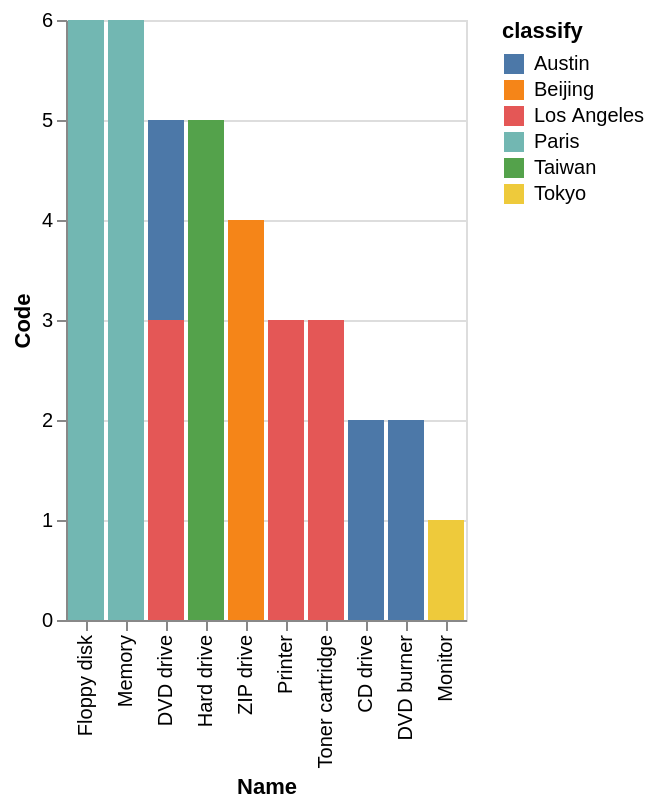

Describe this chart as a Vega-Lite specification.
### Vega-Lite specification from a JSON file in a GitHub repository (floating-point values rounded to 4 significant figures)
{"data": {"values": [{"x_data": "CD drive", "y_data": 2, "classify": "Austin"}, {"x_data": "DVD burner", "y_data": 2, "classify": "Austin"}, {"x_data": "DVD drive", "y_data": 2, "classify": "Austin"}, {"x_data": "Floppy disk", "y_data": 0, "classify": "Austin"}, {"x_data": "Hard drive", "y_data": 0, "classify": "Austin"}, {"x_data": "Memory", "y_data": 0, "classify": "Austin"}, {"x_data": "Monitor", "y_data": 0, "classify": "Austin"}, {"x_data": "Printer", "y_data": 0, "classify": "Austin"}, {"x_data": "Toner cartridge", "y_data": 0, "classify": "Austin"}, {"x_data": "ZIP drive", "y_data": 0, "classify": "Austin"}, {"x_data": "CD drive", "y_data": 0, "classify": "Beijing"}, {"x_data": "DVD burner", "y_data": 0, "classify": "Beijing"}, {"x_data": "DVD drive", "y_data": 0, "classify": "Beijing"}, {"x_data": "Floppy disk", "y_data": 0, "classify": "Beijing"}, {"x_data": "Hard drive", "y_data": 0, "classify": "Beijing"}, {"x_data": "Memory", "y_data": 0, "classify": "Beijing"}, {"x_data": "Monitor", "y_data": 0, "classify": "Beijing"}, {"x_data": "Printer", "y_data": 0, "classify": "Beijing"}, {"x_data": "Toner cartridge", "y_data": 0, "classify": "Beijing"}, {"x_data": "ZIP drive", "y_data": 4, "classify": "Beijing"}, {"x_data": "CD drive", "y_data": 0, "classify": "Los Angeles"}, {"x_data": "DVD burner", "y_data": 0, "classify": "Los Angeles"}, {"x_data": "DVD drive", "y_data": 3, "classify": "Los Angeles"}, {"x_data": "Floppy disk", "y_data": 0, "classify": "Los Angeles"}, {"x_data": "Hard drive", "y_data": 0, "classify": "Los Angeles"}, {"x_data": "Memory", "y_data": 0, "classify": "Los Angeles"}, {"x_data": "Monitor", "y_data": 0, "classify": "Los Angeles"}, {"x_data": "Printer", "y_data": 3, "classify": "Los Angeles"}, {"x_data": "Toner cartridge", "y_data": 3, "classify": "Los Angeles"}, {"x_data": "ZIP drive", "y_data": 0, "classify": "Los Angeles"}, {"x_data": "CD drive", "y_data": 0, "classify": "Paris"}, {"x_data": "DVD burner", "y_data": 0, "classify": "Paris"}, {"x_data": "DVD drive", "y_data": 0, "classify": "Paris"}, {"x_data": "Floppy disk", "y_data": 6, "classify": "Paris"}, {"x_data": "Hard drive", "y_data": 0, "classify": "Paris"}, {"x_data": "Memory", "y_data": 6, "classify": "Paris"}, {"x_data": "Monitor", "y_data": 0, "classify": "Paris"}, {"x_data": "Printer", "y_data": 0, "classify": "Paris"}, {"x_data": "Toner cartridge", "y_data": 0, "classify": "Paris"}, {"x_data": "ZIP drive", "y_data": 0, "classify": "Paris"}, {"x_data": "CD drive", "y_data": 0, "classify": "Taiwan"}, {"x_data": "DVD burner", "y_data": 0, "classify": "Taiwan"}, {"x_data": "DVD drive", "y_data": 0, "classify": "Taiwan"}, {"x_data": "Floppy disk", "y_data": 0, "classify": "Taiwan"}, {"x_data": "Hard drive", "y_data": 5, "classify": "Taiwan"}, {"x_data": "Memory", "y_data": 0, "classify": "Taiwan"}, {"x_data": "Monitor", "y_data": 0, "classify": "Taiwan"}, {"x_data": "Printer", "y_data": 0, "classify": "Taiwan"}, {"x_data": "Toner cartridge", "y_data": 0, "classify": "Taiwan"}, {"x_data": "ZIP drive", "y_data": 0, "classify": "Taiwan"}, {"x_data": "CD drive", "y_data": 0, "classify": "Tokyo"}, {"x_data": "DVD burner", "y_data": 0, "classify": "Tokyo"}, {"x_data": "DVD drive", "y_data": 0, "classify": "Tokyo"}, {"x_data": "Floppy disk", "y_data": 0, "classify": "Tokyo"}, {"x_data": "Hard drive", "y_data": 0, "classify": "Tokyo"}, {"x_data": "Memory", "y_data": 0, "classify": "Tokyo"}, {"x_data": "Monitor", "y_data": 1, "classify": "Tokyo"}, {"x_data": "Printer", "y_data": 0, "classify": "Tokyo"}, {"x_data": "Toner cartridge", "y_data": 0, "classify": "Tokyo"}, {"x_data": "ZIP drive", "y_data": 0, "classify": "Tokyo"}]}, "mark": "bar", "encoding": {"x": {"field": "x_data", "type": "nominal", "title": "Name", "sort": {"op": "sum", "field": "y_data", "order": "descending"}}, "y": {"field": "y_data", "type": "quantitative", "title": "Code"}, "color": {"field": "classify"}}}
